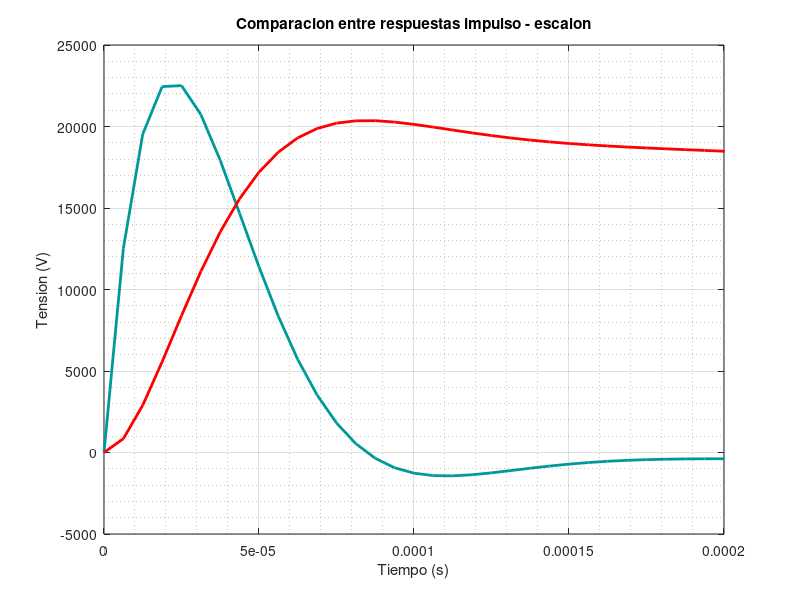

This chart was generated by the following MATLAB code: (Note: this script raises an error after producing the figure.)
clear all; 
close all;
clc; 

xcyan = (1/255)*[0,153,153];
dblue = (1/255)*[0,0,51];
s = tf('s'); 

H = (s^2 * 2.527e9) /(s^4 + s^3 * 7.153e4 + s^2 * 2.558e9 + s * 1.13e12 + 2.494e14);
 
%rta al impulso:

[y,t] = impulse(H);
[y_step,t_step] = step(H);
y_step = 2e4 * y_step;
figure(1)
plot(t, y,'linewidth',2,'color',xcyan);
hold on;
plot(t_step, y_step,'linewidth',2,'color', 'r');
title("Comparacion entre respuestas impulso - escalon");
xlabel("Tiempo (s)");
ylabel("Tension (V)");
grid on
grid minor


axis([0, 2e-4, -0.5e4, 2.5e4])
ax = gca;
set(gca, 'color', dblue);
set(gcf, 'color', dblue);
ax.Title.Color = 'white';
ax.XLabel.Color = 'white';
ax.YLabel.Color = 'white';
ax.XColor = 'white';
ax.YColor = 'white';
ax.GridAlpha = 0.5;
ax.GridColor = 'white';
ax.MinorGridColor = 'white';
ax.MinorGridAlpha = 0.5;

hold off;


